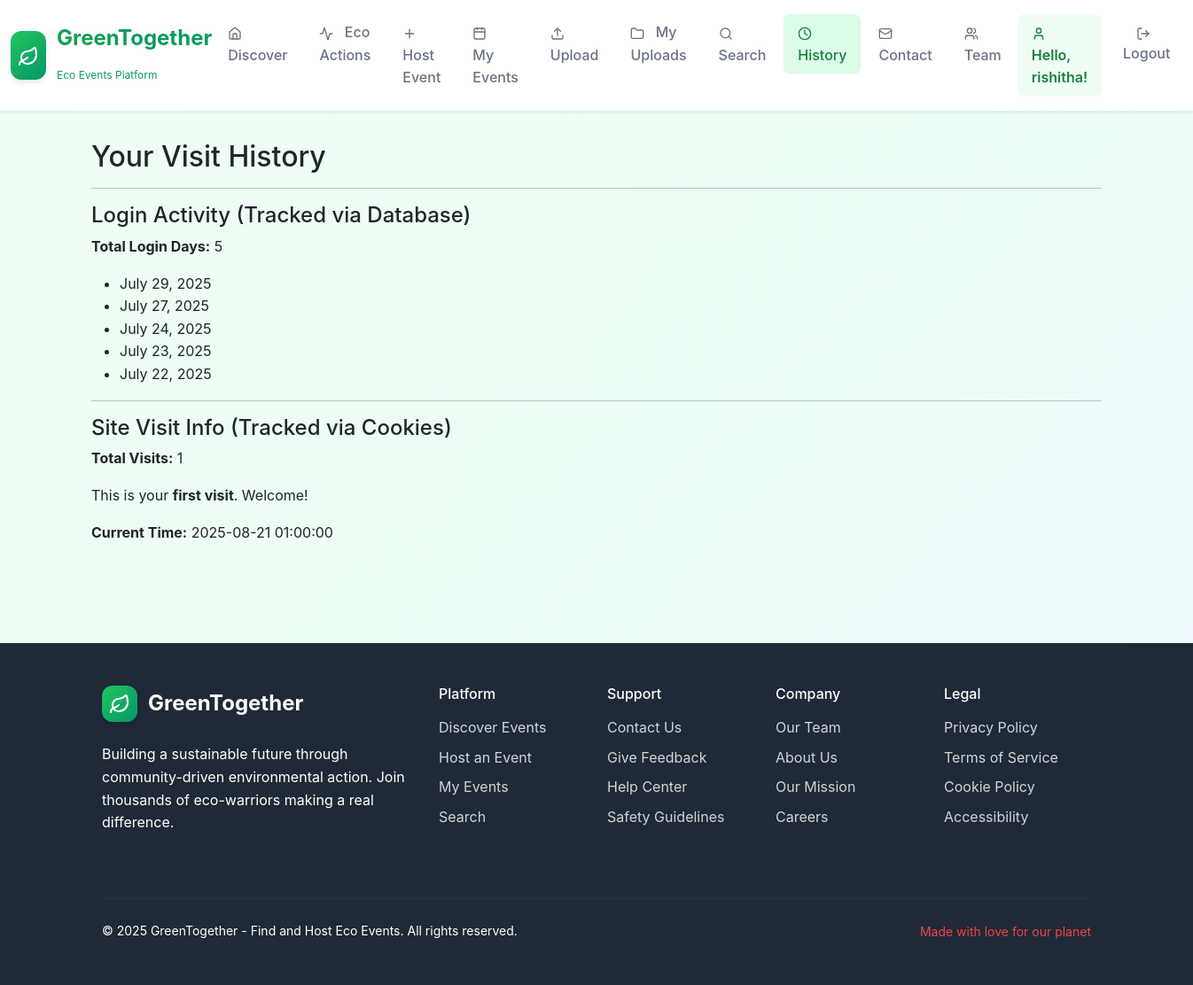
The page /user_history/ (signed in) on the database its author committed.
### ecoapp/models.py (models this page shows, shortened)
class LoginActivity(models.Model):
    user = models.ForeignKey(User, on_delete=models.CASCADE)
    login_date = models.DateField()
    class Meta:
        unique_together = ('user', 'login_date')

class SiteSettings(models.Model):
    footer_text = models.TextField(default="© 2025 GreenWorld. All rights reserved.")
    theme_color = models.CharField(max_length=7, default="#28a745")  # Bootstrap green hex
    class Meta:
        verbose_name = "Site Setting"
        verbose_name_plural = "Site Settings"

### ecoapp/views.py (the view)
# urls.py: path('user_history/', views.user_history_view, name='user_history'),
@login_required
def user_history_view(request):
    login_activities = LoginActivity.objects.filter(user=request.user).order_by('-login_date')
    total_logins = login_activities.count()
    visit_count = int(request.COOKIES.get('visit_count', 0)) + 1
    last_visit = request.COOKIES.get('last_visit', 'First Visit')
    current_time = timezone.now()
    first_visit = (visit_count == 1)
    response = render(request, 'ecoapp/user_history.html', {
        'total_logins': total_logins,
        'login_dates': [activity.login_date for activity in login_activities],
        'visit_count': visit_count,
        'last_visit': last_visit,
        'current_time': current_time.strftime('%Y-%m-%d %H:%M:%S'),
        'first_visit': first_visit,
    })
    response.set_cookie('visit_count', visit_count, max_age=60*60*24*30)
    response.set_cookie('last_visit', current_time.strftime('%Y-%m-%d %H:%M:%S'), max_age=60*60*24*30)
    return response

### ecoapp/context_processors.py (called while the page is built)
def site_settings(request):
    settings = SiteSettings.objects.first()
    return {'site_settings': settings}

### ecoapp/templates/ecoapp/user_history.html (shortened to what this page needs)
{% extends 'ecoapp/base.html' %}
{% block content %}
    <h2>Your Visit History</h2>
    <hr>
    <h4>Login Activity (Tracked via Database)</h4>
    <p><strong>Total Login Days:</strong> {{ total_logins }}</p>
    {% if login_dates %}
        <ul>
            {% for date in login_dates %}
                <li>{{ date }}</li>
            {% endfor %}
        </ul>
    {% else %}
        <p>No login activity recorded yet.</p>
    {% endif %}
    <hr>
    <h4>Site Visit Info (Tracked via Cookies)</h4>
    <p><strong>Total Visits:</strong> {{ visit_count }}</p>
    {% if first_visit %}
        <p>This is your <strong>first visit</strong>. Welcome!</p>
    {% else %}
        <p><strong>Last Visit:</strong> {{ last_visit }}</p>
    {% endif %}
    <p><strong>Current Time:</strong> {{ current_time }}</p>
{% endblock %}

### ecoapp/templates/ecoapp/base.html (shortened to what this page needs)
<!DOCTYPE html>
<html lang="en">
<head>
    <link href="https://cdn.jsdelivr.net/npm/bootstrap@5.3.0/dist/css/bootstrap.min.css" rel="stylesheet" />
</head>
<body class="d-flex flex-column min-vh-100">
<nav class="navbar navbar-expand-lg navbar-custom">
    <div class="container-fluid">
        <a class="navbar-brand-custom" href="{% url 'ecoapp:home' %}">
            <div class="brand-icon">
                <i data-lucide="leaf" style="color: white; width: 24px; height: 24px;"></i>
            </div>
            <div>
                <div>GreenTogether</div>
                <small style="font-size: 0.75rem; color: #6b7280; font-weight: 400;">Eco Events Platform</small>
            </div>
        </a>
        <div class="collapse navbar-collapse" id="navbarNav">
            <ul class="navbar-nav me-auto mb-2 mb-lg-0">
                <li class="nav-item">
                    <a class="nav-link nav-link-custom" href="{% url 'ecoapp:home' %}">
                        <i data-lucide="home" style="width: 16px; height: 16px; margin-right: 0.5rem;"></i>
                        Discover
                    </a>
                </li>
                {% if user.is_authenticated %}
                    <li class="nav-item">
                        <a class="nav-link nav-link-custom" href="{% url 'ecoapp:action_list' %}">
                            <i data-lucide="activity" style="width: 16px; height: 16px; margin-right: 0.5rem;"></i>
                            Eco Actions
                        </a>
                    </li>
                    <li class="nav-item">
                        <a class="nav-link nav-link-custom" href="{% url 'ecoapp:create_event' %}">
                            <i data-lucide="plus" style="width: 16px; height: 16px; margin-right: 0.5rem;"></i>
                            Host Event
                        </a>
                    </li>
                    <li class="nav-item">
                        <a class="nav-link nav-link-custom" href="{% url 'ecoapp:event_list' %}">
                            <i data-lucide="calendar" style="width: 16px; height: 16px; margin-right: 0.5rem;"></i>
                            My Events
                        </a>
                    </li>
                    <li class="nav-item">
                        <a class="nav-link nav-link-custom" href="{% url 'ecoapp:upload' %}">
                            <i data-lucide="upload" style="width: 16px; height: 16px; margin-right: 0.5rem;"></i>
                            Upload
                        </a>
                    </li>
                    <li class="nav-item">
                        <a class="nav-link nav-link-custom" href="{% url 'ecoapp:user_uploads' %}">
                            <i data-lucide="folder" style="width: 16px; height: 16px; margin-right: 0.5rem;"></i>
                            My Uploads
                        </a>
                    </li>
                    <li class="nav-item">
                        <a class="nav-link nav-link-custom" href="{% url 'ecoapp:search' %}">
                            <i data-lucide="search" style="width: 16px; height: 16px; margin-right: 0.5rem;"></i>
                            Search
                        </a>
                    </li>
                    <li class="nav-item">
                        <a class="nav-link nav-link-custom" href="{% url 'ecoapp:user_history' %}">
                            <i data-lucide="clock" style="width: 16px; height: 16px; margin-right: 0.5rem;"></i>
                            History
                        </a>
                    </li>
                {% endif %}
                <li class="nav-item">
                    <a class="nav-link nav-link-custom" href="{% url 'ecoapp:contact' %}">
                        <i data-lucide="mail" style="width: 16px; height: 16px; margin-right: 0.5rem;"></i>
                        Contact
                    </a>
                </li>
                <li class="nav-item">
                    <a class="nav-link nav-link-custom" href="{% url 'ecoapp:team_list' %}">
                        <i data-lucide="users" style="width: 16px; height: 16px; margin-right: 0.5rem;"></i>
                        Team
                    </a>
                </li>
            </ul>
            <ul class="navbar-nav ms-auto mb-2 mb-lg-0">
                {% if user.is_authenticated %}
                    <li class="nav-item">
                        <span class="nav-link user-greeting">
                            <i data-lucide="user" style="width: 16px; height: 16px; margin-right: 0.5rem;"></i>
                            Hello, {{ user.username }}!
                        </span>
                    </li>
                    <li class="nav-item">
                        <form action="{% url 'ecoapp:logout' %}" method="post" class="d-inline">
                            <button type="submit" class="btn btn-logout">
                                <i data-lucide="log-out" style="width: 16px; height: 16px; margin-right: 0.5rem;"></i>
                                Logout
                            </button>
                        </form>
                    </li>
                {% endif %}
            </ul>
        </div>
    </div>
</nav>
<main class="container main-content flex-grow-1">
    {% block content %}
    {% endblock %}
</main>
<footer class="footer-custom py-5">
    <div class="container">
        <div class="row">
            <div class="col-lg-4 mb-4">
                <div class="footer-brand">
                    <div class="brand-icon">
                        <i data-lucide="leaf" style="color: white; width: 24px; height: 24px;"></i>
                    </div>
                    <span class="footer-brand-text">GreenTogether</span>
                </div>
                <p class="mb-4">
                    Building a sustainable future through community-driven environmental action.
                    Join thousands of eco-warriors making a real difference.
                </p>
            </div>
            <div class="col-lg-8">
                <div class="row">
                    <div class="col-md-3 mb-4">
                        <h6 class="text-white mb-3">Platform</h6>
                        <ul class="list-unstyled footer-links">
                            <li class="mb-2"><a href="{% url 'ecoapp:home' %}">Discover Events</a></li>
                            <li class="mb-2"><a href="{% url 'ecoapp:create_event' %}">Host an Event</a></li>
                            <li class="mb-2"><a href="{% url 'ecoapp:event_list' %}">My Events</a></li>
                            <li class="mb-2"><a href="{% url 'ecoapp:search' %}">Search</a></li>
                        </ul>
                    </div>
                    <div class="col-md-3 mb-4">
                        <h6 class="text-white mb-3">Support</h6>
                        <ul class="list-unstyled footer-links">
                            <li class="mb-2"><a href="{% url 'ecoapp:contact' %}">Contact Us</a></li>
                            <li class="mb-2"><a href="{% url 'ecoapp:feedback' %}">Give Feedback</a></li>
                            <li class="mb-2"><a href="#">Help Center</a></li>
                            <li class="mb-2"><a href="#">Safety Guidelines</a></li>
                        </ul>
                    </div>
                    <div class="col-md-3 mb-4">
                        <h6 class="text-white mb-3">Company</h6>
                        <ul class="list-unstyled footer-links">
                            <li class="mb-2"><a href="{% url 'ecoapp:team_list' %}">Our Team</a></li>
                            <li class="mb-2"><a href="#">About Us</a></li>
                            <li class="mb-2"><a href="#">Our Mission</a></li>
                            <li class="mb-2"><a href="#">Careers</a></li>
                        </ul>
                    </div>
                    <div class="col-md-3 mb-4">
                        <h6 class="text-white mb-3">Legal</h6>
                        <ul class="list-unstyled footer-links">
                            <li class="mb-2"><a href="#">Privacy Policy</a></li>
                            <li class="mb-2"><a href="#">Terms of Service</a></li>
                            <li class="mb-2"><a href="#">Cookie Policy</a></li>
                            <li class="mb-2"><a href="#">Accessibility</a></li>
                        </ul>
                    </div>
                </div>
            </div>
        </div>
        <hr class="my-4" style="border-color: #4b5563;">
        <div class="row align-items-center">
            <div class="col-md-8">
                <p class="mb-0 small">
                    {% if site_settings and site_settings.footer_text %}
                        {{ site_settings.footer_text|safe }}
                    {% else %}
                        © 2025 GreenTogether. All rights reserved. Making the world greener, one event at a time.
                    {% endif %}
                </p>
            </div>
            <div class="col-md-4 text-md-end">
                <small class=">
                    <i data-lucide="heart" style="width: 14px; height: 14px; color: #ef4444;"></i>
                    Made with love for our planet
                </small>
            </div>
        </div>
    </div>
</footer>
</body>
</html>

### ecoapp/templates/ecoapp/base.html (style rules this page uses)
:root { --green-50: #f0fdf4; --green-100: #dcfce7; --green-200: #bbf7d0; --green-300: #86efac; --green-400: #4ade80; --green-500: #22c55e; --green-600: #16a34a; --green-700: #15803d; --green-800: #166534; --green-900: #14532d; --emerald-50: #ecfdf5; --emerald-100: #d1fae5; --emerald-200: #a7f3d0; --emerald-300: #6ee7b7; --emerald-400: #34d399; --emerald-500: #10b981; --emerald-600: #059669; --emerald-700: #047857; --emerald-800: #065f46; --emerald-900: #064e3b; }
body { background: linear-gradient(135deg, var(--green-50) 0%, var(--emerald-50) 50%, #eff6ff 100%); font-family: -apple-system, BlinkMacSystemFont, "Segoe UI", Roboto, sans-serif; line-height: 1.6; }
.navbar-custom { background: white !important; box-shadow: 0 1px 3px 0 rgba(0, 0, 0, 0.1); border-bottom: 1px solid var(--green-100); padding: 1rem 0; }
.navbar-brand-custom { display: flex; align-items: center; gap: 0.75rem; font-size: 1.5rem; font-weight: 700; background: linear-gradient(135deg, var(--green-600), var(--emerald-600)); -webkit-background-clip: text; -webkit-text-fill-color: transparent; background-clip: text; text-decoration: none; }
.brand-icon { background: linear-gradient(135deg, var(--green-500), var(--emerald-600)); padding: 0.5rem; border-radius: 0.75rem; box-shadow: 0 4px 6px -1px rgba(0, 0, 0, 0.1); }
.nav-link-custom { color: #6b7280 !important; font-weight: 500; padding: 0.5rem 1rem !important; border-radius: 0.5rem; transition: all 0.2s ease-in-out; margin: 0 0.125rem; }
.nav-link-custom.active { color: var(--green-700) !important; background-color: var(--green-100); box-shadow: 0 1px 2px 0 rgba(0, 0, 0, 0.05); }
.btn-logout { color: #6b7280 !important; font-weight: 500; padding: 0.5rem 1rem !important; border-radius: 0.5rem; transition: all 0.2s ease-in-out; border: none !important; background: none !important; }
.user-greeting { color: var(--green-700) !important; font-weight: 600; padding: 0.5rem 1rem !important; background: var(--green-50); border-radius: 0.5rem; margin-right: 0.5rem; }
.footer-custom { background: #1f2937; color: white; margin-top: auto; }
.footer-brand { display: flex; align-items: center; gap: 0.75rem; margin-bottom: 1.5rem; }
.footer-brand-text { font-size: 1.5rem; font-weight: 700; }
.footer-links a { color: #d1d5db; text-decoration: none; transition: color 0.2s ease-in-out; }
.main-content { min-height: calc(100vh - 200px); padding: 2rem 0; }

### rows shown on the page
LoginActivity: login_dates "July 29, 2025"
LoginActivity: login_dates "July 27, 2025"
LoginActivity: login_dates "July 24, 2025"
LoginActivity: login_dates "July 23, 2025"
LoginActivity: login_dates "July 22, 2025"
SiteSettings: footer_text "© 2025 GreenTogether - Find and Host Eco Events. All rights reserved."

### other values the page prints
{{ user.username }} "rishitha"
{{ total_logins }} "5"
{{ visit_count }} "1"
{{ current_time }} "2025-08-21 01:00:00"
